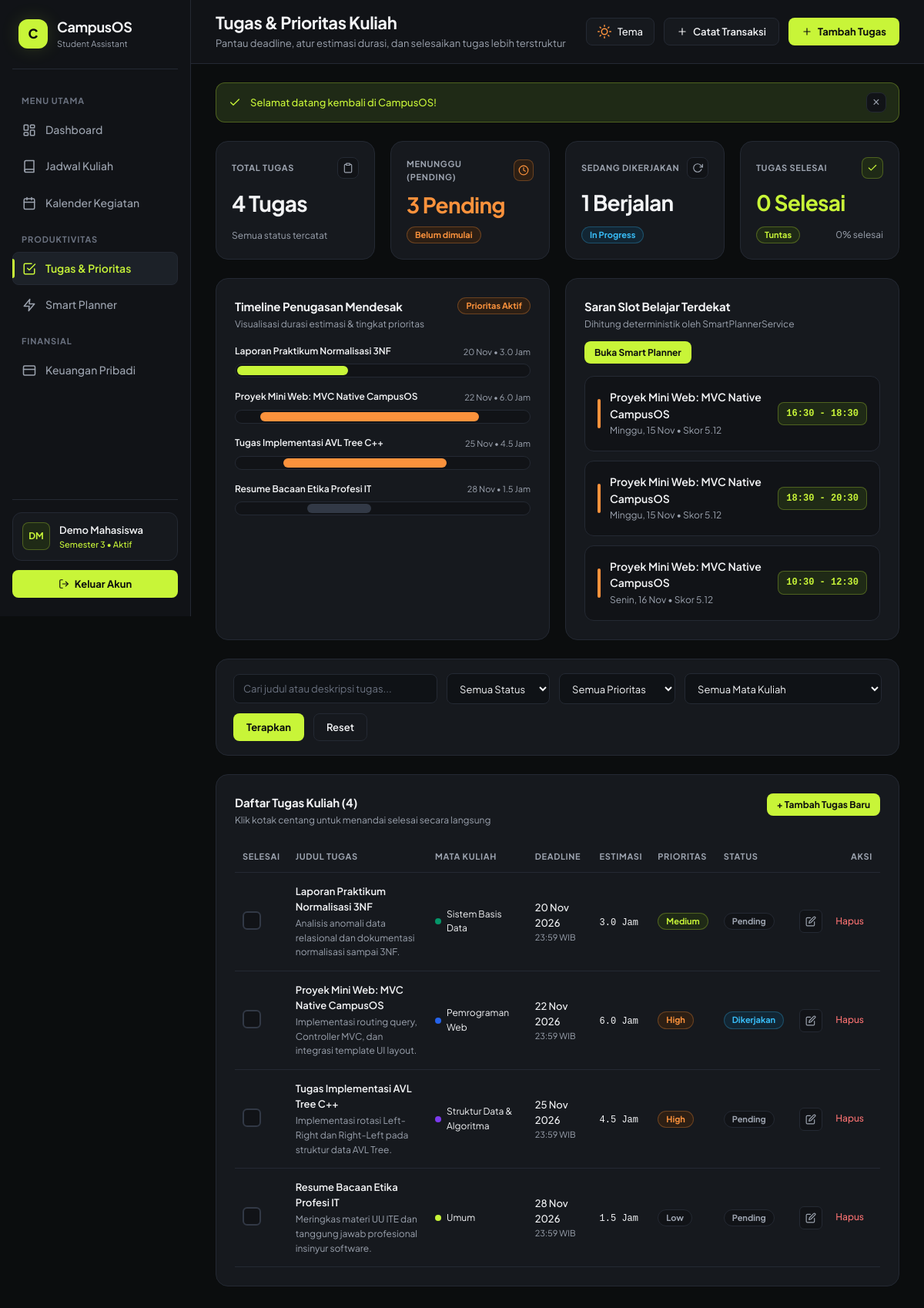
The page /index.php?page=tasks (signed in) on the database its author committed.
### tables this page shows
CREATE TABLE IF NOT EXISTS `tasks` (
    `id` INT AUTO_INCREMENT PRIMARY KEY,
    `user_id` INT NOT NULL,
    `course_id` INT NULL,
    `title` VARCHAR(150) NOT NULL,
    `description` TEXT NULL,
    `deadline_date` DATE NOT NULL,
    `deadline_time` TIME NOT NULL DEFAULT '23:59:00',
    `estimated_hours` DECIMAL(4,1) NOT NULL DEFAULT 2.0,
    `priority` ENUM('low', 'medium', 'high') NOT NULL,
    `status` ENUM('pending', 'in_progress', 'done') NOT NULL DEFAULT 'pending',
    `created_at` TIMESTAMP NOT NULL DEFAULT CURRENT_TIMESTAMP,
    INDEX `idx_tasks_user_status_deadline` (`user_id`, `status`, `deadline_date`),
    CONSTRAINT `fk_tasks_user` FOREIGN KEY (`user_id`) 
        REFERENCES `users` (`id`) ON DELETE CASCADE,
    CONSTRAINT `fk_tasks_course` FOREIGN KEY (`course_id`) 
        REFERENCES `courses` (`id`) ON DELETE SET NULL
);

CREATE TABLE IF NOT EXISTS `courses` (
    `id` INT AUTO_INCREMENT PRIMARY KEY,
    `user_id` INT NOT NULL,
    `course_code` VARCHAR(20) NOT NULL,
    `course_name` VARCHAR(120) NOT NULL,
    `lecturer` VARCHAR(100) NULL,
    `credits` TINYINT NOT NULL DEFAULT 3,
    `color_hex` VARCHAR(7) NOT NULL DEFAULT '#3B82F6',
    `created_at` TIMESTAMP NOT NULL DEFAULT CURRENT_TIMESTAMP,
    CONSTRAINT `fk_courses_user` FOREIGN KEY (`user_id`) 
        REFERENCES `users` (`id`) ON DELETE CASCADE
);

### views/tasks/index.php (the view, shortened to what the rows shown need)
<?php
$tasks = $tasks ?? [];
$filters = $filters ?? [];
$urgentTasks = $urgentTasks ?? [];
$previewRecommendations = $previewRecommendations ?? [];
?>
<?php if (!empty($urgentTasks) || !empty($previewRecommendations)): ?>
<section class="bento-grid-2" aria-label="Timeline Tugas dan Preview Smart Planner">
  <article class="bento-card">
    <div class="card-header-row">
      <div class="card-heading-group">
        <h2 class="card-heading-title">Timeline Penugasan Mendesak</h2>
      </div>
    </div>
    <?php if (empty($urgentTasks)): ?>
      <div class="empty-state" style="padding: 20px 12px;">
        <p class="empty-state-desc" style="margin-bottom: 0;">Tidak ada tugas mendesak saat ini.</p>
      </div>
    <?php else: ?>
      <div class="timeline-list">
        <?php foreach ($urgentTasks as $idx => $ut):
          $hrs = (float) ($ut['estimated_hours'] ?? 2.0);
          $wPct = max(22, min(92, (int) round(($hrs / 8.0) * 100)));
          $offPct = min(100 - $wPct, $idx * 8);
          $utTone = ($ut['priority'] ?? '') === 'high' ? 'is-orange' : (($ut['priority'] ?? '') === 'medium' ? '' : 'is-muted');
        ?>
          <div class="timeline-row">
            <div class="timeline-head">
              <span class="timeline-title"><?= e($ut['title']) ?></span>
              <span class="timeline-meta"><?= date('d M', strtotime($ut['deadline_date'])) ?> • <?= number_format($hrs, 1) ?> Jam</span>
            </div>
            <div class="timeline-track">
              <div class="timeline-pill <?= $utTone ?>" style="width: <?= $wPct ?>%; margin-left: <?= $offPct ?>%;"></div>
            </div>
          </div>
        <?php endforeach; ?>
      </div>
    <?php endif; ?>
  </article>
  <article class="bento-card">
    <div class="card-header-row">
      <div class="card-heading-group">
        <h2 class="card-heading-title">Saran Slot Belajar Terdekat</h2>
      </div>
    </div>
  </article>
</section>
<?php endif; ?>
<article class="bento-card">
  <div class="card-header-row">
    <div class="card-heading-group">
      <h2 class="card-heading-title">Daftar Tugas Kuliah (<?= count($tasks) ?>)</h2>
    </div>
  </div>
  <?php if (empty($tasks)): ?>
    <div class="empty-state">
      <div class="empty-state-icon" aria-hidden="true">
        <svg class="ui-icon" viewBox="0 0 24 24">
          <polyline points="9 11 12 14 22 4"></polyline>
          <path d="M21 12v7a2 2 0 0 1-2 2H5a2 2 0 0 1-2-2V5a2 2 0 0 1 2-2h11"></path>
        </svg>
      </div>
      <h3 class="empty-state-title">Belum Ada Tugas Ditemukan</h3>
      <p class="empty-state-desc">Tidak ada tugas yang cocok dengan filter aktif, atau semua tugasmu sudah berhasil diselesaikan.</p>
      <div style="display: flex; gap: 10px; flex-wrap: wrap; justify-content: center;">
        <button type="button" class="btn-lime" data-open-modal="taskCreateModal">+ Tambah Tugas Pertama</button>
        <?php if (!empty($filters['search']) || !empty($filters['status']) || !empty($filters['priority']) || !empty($filters['course_id'])): ?>
          <a href="index.php?page=tasks" class="btn-secondary">Hapus Filter</a>
        <?php endif; ?>
      </div>
    </div>
  <?php else: ?>
    <div class="data-table-wrap">
      <table class="data-table">
        <thead>
          <tr>
            <th style="width: 52px;">Selesai</th>
            <th>Judul Tugas</th>
            <th>Mata Kuliah</th>
            <th>Deadline</th>
            <th>Estimasi</th>
            <th>Prioritas</th>
            <th>Status</th>
            <th style="text-align: right;">Aksi</th>
          </tr>
        </thead>
        <tbody>
          <?php foreach ($tasks as $task):
            $isDone = ($task['status'] === 'done');
            $deadlineTs = strtotime(($task['deadline_date'] ?? '') . ' ' . ($task['deadline_time'] ?? '23:59:00'));
            $isOverdue = !$isDone && $deadlineTs < time();
            $prioPillClass = match ($task['priority'] ?? 'medium') {
                'high'   => 'pill-orange',
                'medium' => 'pill-lime',
                default  => 'pill-neutral',
            };
            $statusLabel = match ($task['status'] ?? 'pending') {
                'done'        => 'Selesai',
                'in_progress' => 'Dikerjakan',
                default       => 'Pending',
            };
            $statusPillClass = match ($task['status'] ?? 'pending') {
                'done'        => 'pill-success',
                'in_progress' => 'pill-cyan',
                default       => 'pill-neutral',
            };
            $editPayload = json_encode([
                'id'              => (int) $task['id'],
                'course_id'       => $task['course_id'],
                'title'           => $task['title'],
                'description'     => $task['description'] ?? '',
                'deadline_date'   => $task['deadline_date'],
                'deadline_time'   => $task['deadline_time'] ?? '23:59:00',
                'estimated_hours' => (float) ($task['estimated_hours'] ?? 2.0),
                'priority'        => $task['priority'] ?? 'medium',
                'status'          => $task['status'] ?? 'pending',
            ], JSON_HEX_TAG | JSON_HEX_APOS | JSON_HEX_QUOT | JSON_HEX_AMP);
          ?>
            <tr class="<?= $isDone ? 'is-done' : '' ?>">
              <td>
                <form method="POST" action="index.php?page=tasks&action=update_status" style="display: inline;">
                  <button
                    type="submit"
                    class="status-toggle-btn <?= $isDone ? 'is-checked' : '' ?>"
                    title="<?= $isDone ? 'Tandai Belum Selesai' : 'Tandai Selesai' ?>"
                    aria-label="<?= $isDone ? 'Tandai Belum Selesai' : 'Tandai Selesai' ?>"
                  >
                  </button>
                </form>
              </td>
              <td>
                <div class="task-title-text"><?= e($task['title']) ?></div>
                <?php if (!empty($task['description'])): ?>
                  <div class="task-desc-sub"><?= e($task['description']) ?></div>
                <?php endif; ?>
              </td>
              <td>
                <span class="course-chip">
                  <span class="course-dot" style="background-color: <?= e($task['color_hex'] ?? '#C8F538') ?>;"></span>
                  <span><?= e($task['course_name'] ?? 'Umum') ?></span>
                </span>
              </td>
              <td>
                <div style="font-weight: var(--font-weight-medium); color: <?= $isOverdue ? 'var(--accent-danger)' : 'var(--text-primary)' ?>;">
                  <?= date('d M Y', strtotime($task['deadline_date'])) ?>
                </div>
                <div style="font-size: var(--font-size-2xs); color: <?= $isOverdue ? 'var(--accent-danger)' : 'var(--text-secondary)' ?>;">
                  <?= e(substr($task['deadline_time'] ?? '23:59', 0, 5)) ?> WIB<?= $isOverdue ? ' • Terlambat' : '' ?>
                </div>
              </td>
              <td>
                <span style="font-family: var(--font-family-mono); font-size: var(--font-size-xs);">
                  <?= number_format((float) ($task['estimated_hours'] ?? 2.0), 1) ?> Jam
                </span>
              </td>
              <td>
                <span class="pill <?= $prioPillClass ?>"><?= ucfirst(e($task['priority'] ?? 'medium')) ?></span>
              </td>
              <td>
                <span class="pill <?= $statusPillClass ?>"><?= e($statusLabel) ?></span>
              </td>
              <td style="text-align: right;">
                <div class="table-actions-cell">
                  <button
                    type="button"
                    class="btn-ghost-icon"
                    data-edit-task="<?= e($editPayload) ?>"
                    title="Edit Tugas"
                    aria-label="Edit Tugas"
                  >
                    <svg class="ui-icon ui-icon-xs" viewBox="0 0 24 24">
                      <path d="M11 4H4a2 2 0 0 0-2 2v14a2 2 0 0 0 2 2h14a2 2 0 0 0 2-2v-7"></path>
                      <path d="M18.5 2.5a2.121 2.121 0 0 1 3 3L12 15l-4 1 1-4 9.5-9.5z"></path>
                    </svg>
                  </button>
                  <a
                    href="index.php?page=tasks&action=delete&id=<?= (int) $task['id'] ?>"
                    class="btn-danger-ghost"
                    onclick="return confirm('Hapus tugas \'<?= e($task['title']) ?>\' secara permanen?');"
                  >
                    Hapus
                  </a>
                </div>
              </td>
            </tr>
          <?php endforeach; ?>
        </tbody>
      </table>
    </div>
  <?php endif; ?>
</article>

### rows shown on the page
tasks: title "Laporan Praktikum Normalisasi 3NF", deadline_date "20 Nov", estimated_hours "3.0", description "Analisis anomali data relasional dan dokumentasi normalisasi sampai 3NF.", course.course_name "Sistem Basis Data", deadline_date "20 Nov 2026", deadline_time "23:59", priority "Medium", status "Pending"
tasks: title "Proyek Mini Web: MVC Native CampusOS", deadline_date "22 Nov", estimated_hours "6.0", description "Implementasi routing query, Controller MVC, dan integrasi template UI layout.", course.course_name "Pemrograman Web", deadline_date "22 Nov 2026", deadline_time "23:59", priority "High", status "Dikerjakan"
tasks: title "Tugas Implementasi AVL Tree C++", deadline_date "25 Nov", estimated_hours "4.5", description "Implementasi rotasi Left-Right dan Right-Left pada struktur data AVL Tree.", course.course_name "Struktur Data & Algoritma", deadline_date "25 Nov 2026", deadline_time "23:59", priority "High", status "Pending"
tasks: title "Resume Bacaan Etika Profesi IT", deadline_date "28 Nov", estimated_hours "1.5", description "Meringkas materi UU ITE dan tanggung jawab profesional insinyur software.", course_name "Umum", deadline_date "28 Nov 2026", deadline_time "23:59", priority "Low", status "Pending"

### other values the page prints
$userInitials "DM"
$user['name'] "Demo Mahasiswa"
$user['semester'] "3"
$headerInfo['title'] "Tugas & Prioritas Kuliah"
$headerInfo['subtitle'] "Pantau deadline, atur estimasi durasi, dan selesaikan tugas lebih terstruktur"
$flash['message'] "Selamat datang kembali di CampusOS!"
$totalTasks "4"
$pendingTasks "3"
$inProgressTasks "1"
$doneTasks "0"
$rec['task_title'] "Proyek Mini Web: MVC Native CampusOS"
$rec['day_name'] "Minggu"
date('d M', strtotime($rec['date'])) "15 Nov"
$rec['urgency_score'] "5.12"
$rec['start_time'] "16:30"
